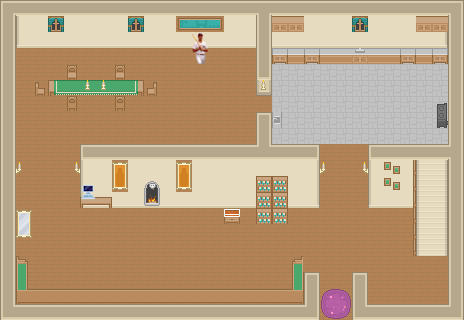

A 2D game scene composited from a Tiled map and its tileset images. What follows is a short description and the map's XML, with each tile layer's data collapsed to a summary:
An orthogonal 29x20 tile map with 16x16 px tiles, 6 tile layers (ground, ground_decoration, colliders, above, ...), 3 tilesets and 6 objects (3x character, 2x scene).

<map version="1.10" tiledversion="1.11.2" orientation="orthogonal" renderorder="right-down" width="29" height="20" tilewidth="16" tileheight="16" infinite="0" nextlayerid="10" nextobjectid="11">
 <editorsettings>
  <export target="meganshouse.tmj" format="json" />
 </editorsettings>
 <tileset firstgid="1" source="tilesets/overworld.tsx" />
 <tileset firstgid="1768" source="tilesets/characters.tsx" />
 <tileset firstgid="2416" source="tilesets/interior.tsx" />
 <layer id="1" name="ground" width="29" height="20">
  <data>[580 cells, 580 non-empty, 2 distinct tile ids]</data>
 </layer>
 <layer id="2" name="ground_decoration" width="29" height="20">
  <data>[580 cells, 4 non-empty, 4 distinct tile ids]</data>
 </layer>
 <layer id="3" name="colliders" width="29" height="20">
  <data>[580 cells, 278 non-empty, 50 distinct tile ids]</data>
 </layer>
 <layer id="4" name="above" width="29" height="20">
  <data>[580 cells, 42 non-empty, 18 distinct tile ids]</data>
 </layer>
 <layer id="5" name="above_decoration_1" width="29" height="20">
  <data>[580 cells, 12 non-empty, 5 distinct tile ids]</data>
 </layer>
 <layer id="6" name="above_decoration_2" width="29" height="20">
  <data>[580 cells, 0 non-empty, 0 distinct tile ids]</data>
 </layer>
 <objectgroup id="7" name="map_transport">
  <object id="1" x="320" y="288" width="32" height="32">
   <properties>
    <property name="map_spawn_x" type="int" value="30" />
    <property name="map_spawn_y" type="int" value="41" />
    <property name="to_map" value="main" />
   </properties>
  </object>
 </objectgroup>
 <objectgroup id="8" name="map_interactive">
  <object id="6" type="scene" x="76" y="193" width="24" height="24">
   <properties>
    <property name="dialog">{
  "events": [
    {
      "eventKey": 0,
      "dialog": [
        "I have a feeling this will be important later."
      ],
      "onEnd": "nop"
    }
  ]
}</property>
    <property name="eventKeyTrigger" type="int" value="1" />
    <property name="eventName" value="tetris" />
    <property name="fromX" type="int" value="9" />
    <property name="fromY" type="int" value="14" />
    <property name="to_scene" value="Tetris" />
   </properties>
  </object>
  <object id="7" type="scene" x="188" y="48" width="24" height="24">
   <properties>
    <property name="dialog">{
  "events": [
    {
      "eventKey": 0,
      "dialog": [
        "Jared's dad deserves this spot in my dining room next to all of me. Ahh daydream incoming!"
      ],
      "onEnd": "startScene"
    },
    {
      "eventKey": 2,
      "dialog": [
        "I could look all day but I should probably not. I'll come back later."
      ],
      "onEnd": "nop"
    }
  ]
}</property>
    <property name="eventKeyTrigger" type="int" value="0" />
    <property name="eventName" value="dots" />
    <property name="fromX" type="int" value="12" />
    <property name="fromY" type="int" value="4" />
    <property name="to_scene" value="Dots" />
   </properties>
  </object>
 </objectgroup>
 <objectgroup id="9" name="map_character">
  <object id="3" name="Mittens" type="character" gid="1984" x="243.5" y="256" width="16" height="16">
   <properties>
    <property name="bodyFrame" type="int" value="216" />
    <property name="dialog">{
  "events": [
    {
      "eventKey": 0,
      "dialog": [
        "Meow",
        "Meow Meow"
      ],
      "onEnd": "nop"
    }
  ]
}
</property>
    <property name="eventKeyEnd" type="int" value="5000" />
    <property name="eventKeyTrigger" type="int" value="0" />
    <property name="eventName" value="mittens" />
    <property name="hairFrame" type="int" value="2" />
    <property name="movement">{
  "type": "random",
  "radius": 2
}</property>
    <property name="pantsFrame" type="int" value="2" />
    <property name="shirtFrame" type="int" value="2" />
    <property name="shoesFrame" type="int" value="2" />
   </properties>
  </object>
  <object id="4" name="Reese" type="character" gid="1985" x="113" y="257.5" width="16" height="16">
   <properties>
    <property name="bodyFrame" type="int" value="217" />
    <property name="dialog">{
  "events": [
    {
      "eventKey": 0,
      "dialog": [
        "Meow",
        "I'm a huge pain in the butt"
      ],
      "onEnd": "nop"
    }
  ]
}</property>
    <property name="eventKeyEnd" type="int" value="5000" />
    <property name="eventKeyTrigger" type="int" value="0" />
    <property name="eventName" value="reese" />
    <property name="hairFrame" type="int" value="2" />
    <property name="movement">{
  "type": "random",
  "radius": 2
}</property>
    <property name="pantsFrame" type="int" value="2" />
    <property name="shirtFrame" type="int" value="2" />
    <property name="shoesFrame" type="int" value="2" />
   </properties>
  </object>
  <object id="10" name="Jared" type="character" gid="1768" x="328.5" y="246.5" width="16" height="16">
   <properties>
    <property name="bodyFrame" type="int" value="0" />
    <property name="dialog">{
  "events": [
    {
      "eventKey": 0,
      "dialog": [
        "Hey there love",
        "This little game isn't much, but I'll explain what the goal is.",
        "You have to collect the 4 hidden lyric pieces. You'll have a counter on the top left.",
        "The \"A\" button will show 2 exclamation ! marks to indicate that there's something you can interact with. Check around and talk to everyone!",
        "And when you've collected all 4, meet me at the pond outside. Can't wait to see you &lt;3"
      ],
      "onEnd": "incrementEvent",
      "overlapAction": "autoTrigger"
    }
  ]
}</property>
    <property name="eventKeyEnd" type="int" value="1" />
    <property name="eventKeyTrigger" type="int" value="0" />
    <property name="eventName" value="lyrics" />
    <property name="hairFrame" type="int" value="22" />
    <property name="instance" value="jared0" />
    <property name="movement">{
  "type": "nop"
}</property>
    <property name="pantsFrame" type="int" value="3" />
    <property name="shirtFrame" type="int" value="286" />
    <property name="shoesFrame" type="int" value="4" />
   </properties>
  </object>
 </objectgroup>
</map>
